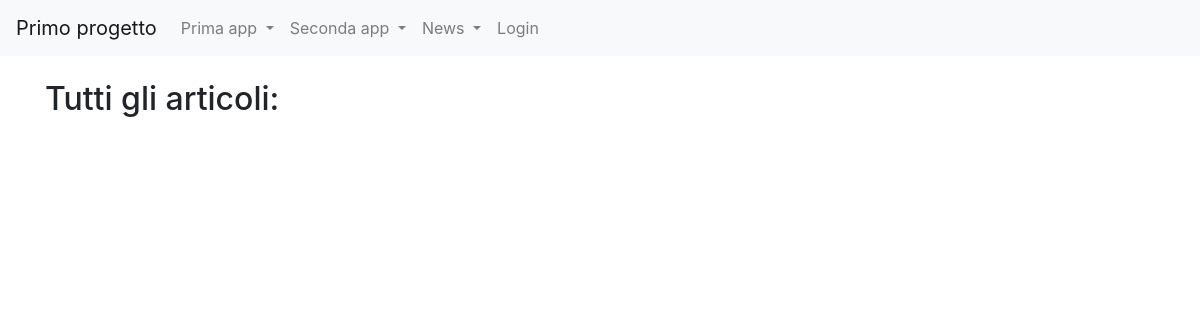
Before: /news/lista_articoli/ with the older database file.
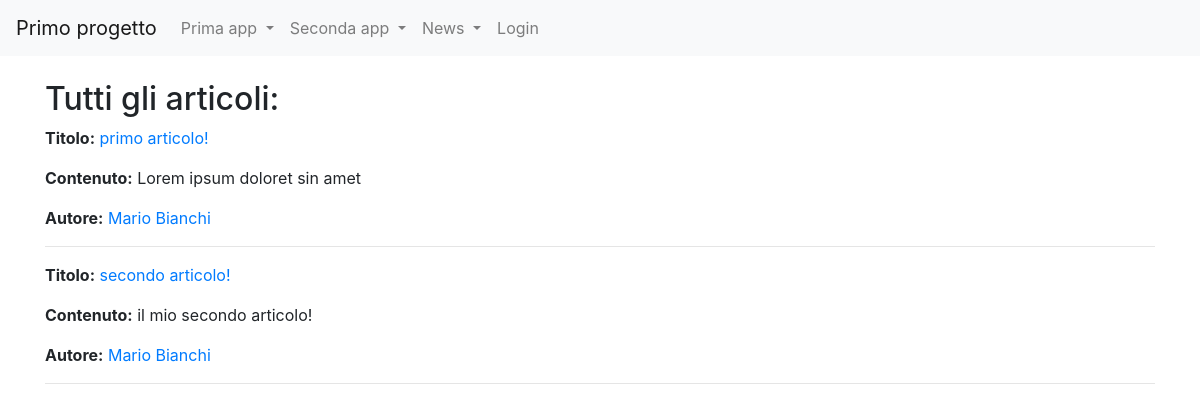
After: the same page with the newer database file.
### news/models.py (models this page shows, shortened)
class Articolo(models.Model):
    titolo=models.CharField(max_length=100)
    contenuto=models.TextField()
    giornalista=models.ForeignKey(Giornalista, on_delete=models.CASCADE, related_name="articoli")
    data=models.DateField(auto_now=True, blank=True)
    visualizzazzioni=models.IntegerField(default=0, blank=True)
    class Meta:
        verbose_name="Aticolo"
        verbose_name_plural="Aticoli"

class Giornalista(models.Model):
    nome=models.CharField(max_length=20)
    cognome=models.CharField(max_length=20)
    anno_di_nascita=models.DateField(blank=True)
    def __str__(self):
        return self.nome + " " + self.cognome
    class Meta:
        verbose_name="Giornalista"
        verbose_name_plural="Giornalisti"

### news/views.py (the view)
# urls.py: path('lista_articoli/', listaArticoli, name="lista_articoli"),
def listaArticoli(request,pk=None):
    if (pk==None):
        articoli=Articolo.objects.all()
        titolo="Tutti gli articoli: "
    else:
        articoli=Articolo.objects.filter(giornalista_id=pk)
        titolo="Articoli di un giornalista: "
    context={
        'articoli':articoli,
        'titolo':titolo,
    }
    return render(request, 'lista_articoli.html', context)

### news/templates/lista_articoli.html (shortened to what this page needs)
{% extends "base.html" %}
{%block content%}
    <h2>{{titolo}}</h2>
    {%for articolo in articoli%}
        <p><strong>Titolo:</strong>
            <a href="/news/articoli/{{articolo.id}}">{{articolo.titolo}}</a>
        </p>
        <p><strong>Contenuto:</strong>
            {{articolo.contenuto}}
        </p>
        <p><strong>Autore:</strong>
            <a href={%url 'news:giornalista_detail' articolo.giornalista.id%}>{{articolo.giornalista}}</a>
        </p>
        <hr>
    {% endfor %}
{%endblock content%}

### templates/base.html (shortened to what this page needs)
<!DOCTYPE html>
{% load static %}
<html lang="it">
<head>
    <link rel="stylesheet" href="https://cdn.jsdelivr.net/npm/bootstrap@4.5.3/dist/css/bootstrap.min.css">
</head>
<body>
    <nav class="navbar navbar-expand-lg navbar-light bg-light">
        <a class="navbar-brand" href="#">Primo progetto</a>
        <div class="collapse navbar-collapse" id="navbarSupportedContent">
          <ul class="navbar-nav mr-auto">
            <li class="nav-item dropdown">
              <a class="nav-link dropdown-toggle" href="#" id="navbarDropdown" role="button" data-toggle="dropdown" aria-haspopup="true" aria-expanded="false">
                Prima app
              </a>
            </li>
            <li class="nav-item dropdown">
              <a class="nav-link dropdown-toggle" href="#" id="navbarDropdown" role="button" data-toggle="dropdown" aria-haspopup="true" aria-expanded="false">
                Seconda app
              </a>
            </li>
            <li class="nav-item dropdown">
              <a class="nav-link dropdown-toggle" href="#" id="navbarDropdown" role="button" data-toggle="dropdown" aria-haspopup="true" aria-expanded="false">
                News
              </a>
            </li>
            {% if request.user.is_authenticated %}
              <li class="nav-item dropdown">
                <a class="nav-link dropdown-toggle" href="#" id="navbarDropdown" role="button" data-toggle="dropdown" aria-haspopup="true" aria-expanded="false">
                  {{ request.user.username }}
                </a>
                <div class="dropdown-menu" aria-labelledby="navbarDropdown">
                  <div class="dropdown-divider"></div>
                  <a class="dropdown-item" href="{% url 'logout' %}">Logout</a>
                </div>
              </li>
            {% else %}
              <li class="nav-item">
                <a class="nav-link" href="{% url 'login' %}">Login</a>
              </li>
            {% endif %}
          </ul>
        </div>
      </nav>
      <div class="container my-4">
        {%block content%}
        {%endblock content%}
      </div>
</body>
</html>

Changed rows visible on the page:
added Articolo: titolo "primo articolo!", contenuto "Lorem ipsum doloret sin amet", giornalista "Mario Bianchi"
added Articolo: titolo "secondo articolo!", contenuto "il mio secondo articolo!", giornalista "Mario Bianchi"
